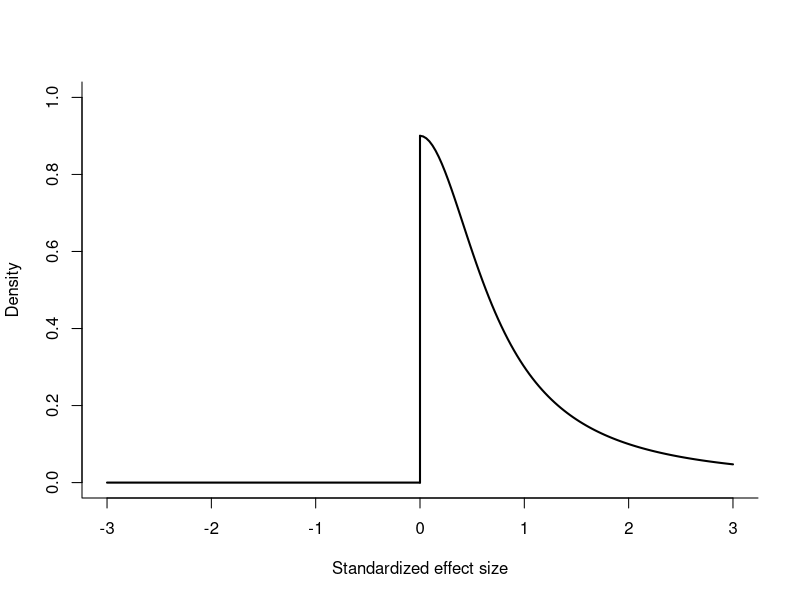

Recreate this plot in R.


plot(0, type = "n", xlim = c(-3, 3), ylim = c(0, 1), bty = "l",
     xlab = "Standardized effect size", ylab = "Density")
curve(2*dcauchy(x = x, location = 0, scale = sqrt(2)/2),
      from = 0, to = 3, lwd = 2,
      add = TRUE)
segments(-3, 0, 0, 0, lwd = 2)
segments(0, 0, 0, 2*dcauchy(0, 0, sqrt(2)/2), lwd = 2)
